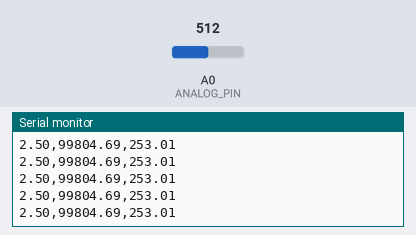
The sketch below on a simulated Arduino Uno, built with avr-gcc and run on an emulated ATmega328P. Shown: the last lines printed to the serial monitor. The inputs (shaded band) are chosen by the test bench; at power-on: A0 (ANALOG_PIN) = 512.

Above: at 1.2 s.
1.3 s: A0 (ANALOG_PIN) set to 0
At 1.33 s:
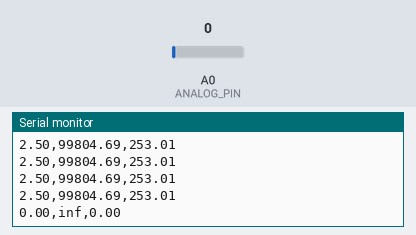
3.2 s: A0 (ANALOG_PIN) set to 122
At 3.25 s:
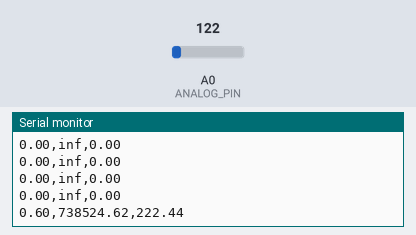

The sketch:

ThermistorTest.ino
```cpp
#include <math.h>

static constexpr int ANALOG_PIN { 0 };

static double ADC_VOLTAGE { 5.0 };
static double ADC_MAX_VALUE { 1023.0 };
static double INPUT_VOLTAGE { 5.0 };
static double RESISTOR_VALUE { 100000 };

static double A { 1.122919524e-3 };
static double B { 2.357963107e-4 };
static double C { 0.7559000491e-7 };

void setup() {
    Serial.begin(9600);
    while (!Serial) {
      // Loop intentionally left blank
    }
}

double steinhart_hart(double resistance, double a, double b, double c) {
  double lnResistance { log(resistance) };
  return 1.0 / (a + b * lnResistance + c * lnResistance * lnResistance * lnResistance);
}

void loop() {
  double measuredVoltage { static_cast<double>(analogRead(ANALOG_PIN))/ADC_MAX_VALUE * ADC_VOLTAGE };

  // Input Voltage ~<X Resistance>~ measuredVoltage ~<RESISTOR_VALUE>~ 0.0V

  // According to the internet:
  // measuredVoltage = Input Voltage * (RESISTOR_VALUE) / (X + RESISTOR_VALUE)

  // Therefore:
  // measuredVoltage * (X + RESISTOR_VALUE) = Input Voltage * (RESISTOR_VALUE)
  // measuredVoltage * X + measuredVoltage * RESISTOR_VALUE = Input Voltage * RESISTOR_VALUE
  // measuredVoltage * X = Input Voltage * RESISTOR_VALUE - measuredVoltage * RESISTOR_VALUE
  // measuredVoltage * X = RESISTOR_VALUE * (Input Voltage - measuredVoltage)
  // X = RESISTOR_VALUE * (Input Voltage - measuredVoltage) / measuredVoltage

  double resistance = RESISTOR_VALUE * (INPUT_VOLTAGE - measuredVoltage) / measuredVoltage;
  double temperature = steinhart_hart(resistance, A, B, C);

  Serial.print(measuredVoltage);
  Serial.print(",");
  Serial.print(resistance);
  Serial.print(",");
  Serial.print(temperature);
  Serial.println();

  delay(100);
}
```

Measured:
- after the input at 1.3 s, the serial monitor: prints a new line at once (image 1)
- after the input at 3.2 s, the serial monitor: prints a new line after 0.05 s (image 2)
